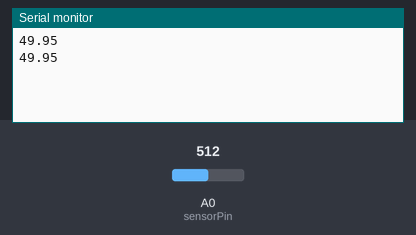
The program below on a simulated Arduino Nano, built with avr-gcc and run on an emulated ATmega328P. Parts: the last lines printed to the serial monitor. The test bench sets the inputs (shaded band); at power-on: A0 (sensorPin) = 512.

Above: at 1.8 s.
1.9 s: A0 (sensorPin) set to 716
At 2.9 s:
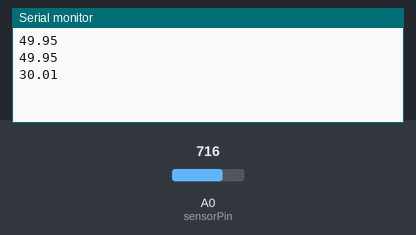
3.4 s: A0 (sensorPin) set to 900
At 4.9 s:
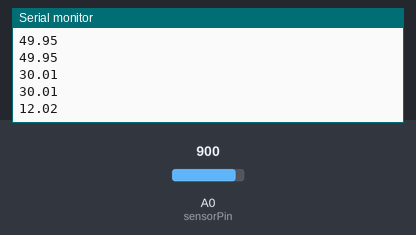
Timing chart, 0 to 6.4 s (numbered marks = the images above; inputs shaded):
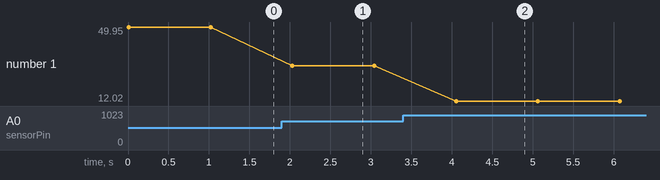

The program:

main.cpp
```cpp
#include <Arduino.h>

const int sensorPin = A0;
const int sensorPower = 2;

// Sensor reading
int sensor;
float moist_Percentage;

// delay between sensor readings
const int delayTime = 1000;

void setup()
{
  // put your setup code here, to run once:
  pinMode(sensorPower, OUTPUT);

  Serial.begin(9600);
}

void loop()
{
  // put your main code here, to run repeatedly:
  digitalWrite(sensorPower, HIGH);
  delay(10);

  sensor = analogRead(sensorPin);
  moist_Percentage = (100 - ((sensor / 1023.00) * 100));

  digitalWrite(sensorPower, LOW);

  Serial.println(moist_Percentage);

  delay(delayTime);
}
```

Measured:
- after the input at 1.9 s, the serial monitor: prints a new line after 0.13 s (image 1)
- after the input at 3.4 s, the serial monitor: prints a new line after 0.65 s (image 2)
- plotted number 1: 49.95 → 30.01 after the input at 1.9 s, 30.01 → 12.02 after the input at 3.4 s
